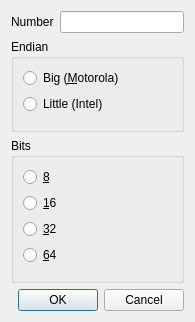
<?xml version="1.0" encoding="UTF-8"?>
<ui version="4.0">
 <class>Form_ESB_InsertNumber</class>
 <widget class="QDialog" name="Form_ESB_InsertNumber">
  <property name="geometry">
   <rect>
    <x>0</x>
    <y>0</y>
    <width>195</width>
    <height>322</height>
   </rect>
  </property>
  <property name="windowTitle">
   <string>Insert Number</string>
  </property>
  <layout class="QVBoxLayout" name="verticalLayout">
   <item>
    <widget class="QWidget" name="widget" native="true">
     <layout class="QHBoxLayout" name="horizontalLayout">
      <property name="leftMargin">
       <number>0</number>
      </property>
      <property name="topMargin">
       <number>0</number>
      </property>
      <property name="rightMargin">
       <number>0</number>
      </property>
      <property name="bottomMargin">
       <number>0</number>
      </property>
      <item>
       <widget class="QLabel" name="label">
        <property name="text">
         <string>Number</string>
        </property>
       </widget>
      </item>
      <item>
       <widget class="QLineEdit" name="Number_lineEdit"/>
      </item>
     </layout>
    </widget>
   </item>
   <item>
    <widget class="QGroupBox" name="groupBox">
     <property name="title">
      <string>Endian</string>
     </property>
     <layout class="QVBoxLayout" name="verticalLayout_2">
      <item>
       <widget class="QRadioButton" name="Big_radioButton">
        <property name="text">
         <string>Big (&amp;Motorola)</string>
        </property>
       </widget>
      </item>
      <item>
       <widget class="QRadioButton" name="Little_radioButton">
        <property name="text">
         <string>Little (Intel)</string>
        </property>
       </widget>
      </item>
      <item>
       <spacer name="verticalSpacer">
        <property name="orientation">
         <enum>Qt::Vertical</enum>
        </property>
        <property name="sizeHint" stdset="0">
         <size>
          <width>20</width>
          <height>40</height>
         </size>
        </property>
       </spacer>
      </item>
     </layout>
    </widget>
   </item>
   <item>
    <widget class="QGroupBox" name="groupBox_2">
     <property name="title">
      <string>Bits</string>
     </property>
     <layout class="QVBoxLayout" name="verticalLayout_3">
      <item>
       <widget class="QRadioButton" name="radioButton_8">
        <property name="text">
         <string>&amp;8</string>
        </property>
       </widget>
      </item>
      <item>
       <widget class="QRadioButton" name="radioButton_16">
        <property name="text">
         <string>&amp;16</string>
        </property>
       </widget>
      </item>
      <item>
       <widget class="QRadioButton" name="radioButton_32">
        <property name="text">
         <string>&amp;32</string>
        </property>
       </widget>
      </item>
      <item>
       <widget class="QRadioButton" name="radioButton_64">
        <property name="text">
         <string>&amp;64</string>
        </property>
       </widget>
      </item>
      <item>
       <spacer name="verticalSpacer_2">
        <property name="orientation">
         <enum>Qt::Vertical</enum>
        </property>
        <property name="sizeHint" stdset="0">
         <size>
          <width>20</width>
          <height>40</height>
         </size>
        </property>
       </spacer>
      </item>
     </layout>
    </widget>
   </item>
   <item>
    <widget class="QDialogButtonBox" name="buttonBox">
     <property name="orientation">
      <enum>Qt::Horizontal</enum>
     </property>
     <property name="standardButtons">
      <set>QDialogButtonBox::Cancel|QDialogButtonBox::Ok</set>
     </property>
    </widget>
   </item>
  </layout>
 </widget>
 <resources/>
 <connections>
  <connection>
   <sender>buttonBox</sender>
   <signal>accepted()</signal>
   <receiver>Form_ESB_InsertNumber</receiver>
   <slot>accept()</slot>
   <hints>
    <hint type="sourcelabel">
     <x>248</x>
     <y>254</y>
    </hint>
    <hint type="destinationlabel">
     <x>157</x>
     <y>274</y>
    </hint>
   </hints>
  </connection>
  <connection>
   <sender>buttonBox</sender>
   <signal>rejected()</signal>
   <receiver>Form_ESB_InsertNumber</receiver>
   <slot>reject()</slot>
   <hints>
    <hint type="sourcelabel">
     <x>316</x>
     <y>260</y>
    </hint>
    <hint type="destinationlabel">
     <x>286</x>
     <y>274</y>
    </hint>
   </hints>
  </connection>
 </connections>
</ui>
